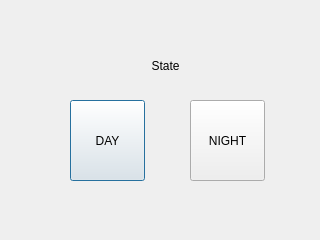
<?xml version="1.0" encoding="UTF-8"?>
<ui version="4.0">
 <class>Dialog</class>
 <widget class="QDialog" name="Dialog">
  <property name="geometry">
   <rect>
    <x>0</x>
    <y>0</y>
    <width>320</width>
    <height>240</height>
   </rect>
  </property>
  <property name="windowTitle">
   <string>Dialog</string>
  </property>
  <widget class="QPushButton" name="btn_day">
   <property name="geometry">
    <rect>
     <x>70</x>
     <y>100</y>
     <width>75</width>
     <height>81</height>
    </rect>
   </property>
   <property name="text">
    <string>DAY</string>
   </property>
  </widget>
  <widget class="QPushButton" name="btn_night">
   <property name="geometry">
    <rect>
     <x>190</x>
     <y>100</y>
     <width>75</width>
     <height>81</height>
    </rect>
   </property>
   <property name="text">
    <string>NIGHT</string>
   </property>
  </widget>
  <widget class="QLabel" name="label_state">
   <property name="geometry">
    <rect>
     <x>70</x>
     <y>50</y>
     <width>191</width>
     <height>31</height>
    </rect>
   </property>
   <property name="text">
    <string>State</string>
   </property>
   <property name="alignment">
    <set>Qt::AlignCenter</set>
   </property>
  </widget>
 </widget>
 <resources/>
 <connections/>
</ui>
